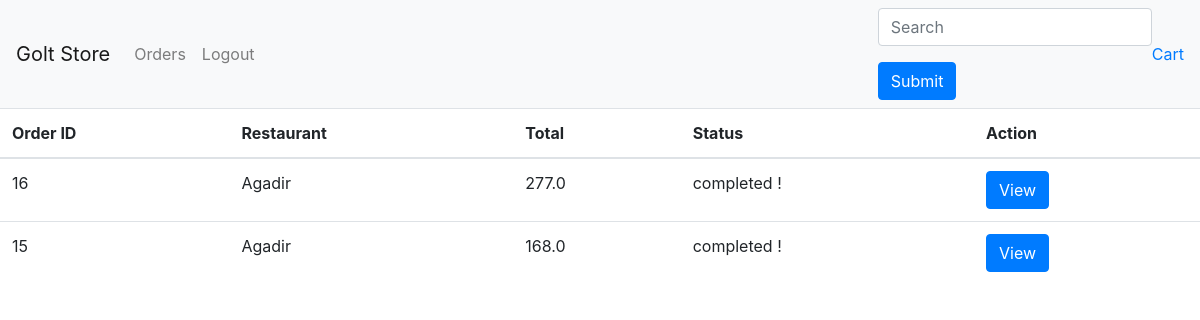
/customer/main/orders (signed in), run on the app's committed database.
### customer/models.py (models this page shows)
class Order(models.Model):
    user = models.ForeignKey(CustomUser, on_delete=models.CASCADE)
    restaurant = models.ForeignKey(Restaurant, on_delete=models.CASCADE, null=True)
    total = models.FloatField()
    paid_status = models.BooleanField(default=False)
    location = models.ForeignKey(Location, on_delete=models.CASCADE)
    phone = models.FloatField()
    ready = models.BooleanField(default=False)
    delivered = models.BooleanField(default=False)
    class Meta:
        verbose_name_plural = 'Orders'

### restaurant/models.py (models this page shows)
class Restaurant(models.Model):
    user = models.ForeignKey(CustomUser, on_delete=models.CASCADE)
    name = models.CharField(max_length=55)
    location = models.ForeignKey(Location, on_delete=models.CASCADE)
    img = models.ImageField(upload_to='media/restaurant_images')
    category = models.CharField(max_length=40)
    detail = models.TextField(blank=True)
    website = models.CharField(max_length=255)
    class Meta:
        verbose_name_plural = 'Restaurants'

### customer/views.py (the view)
# urls.py: path('main/orders',views.orders_page,name='orders_page'),
def orders_page(request):
    orders = Order.objects.filter(user=request.user).order_by('-id')
    return render(request, 'customer/orders.html', {'orders': orders})

### Golt/templates/customer/orders.html (shortened to what this page needs)
{% extends 'customer/base.html' %}
{% load static %}
{% block content %}
<!DOCTYPE html>
<html lang="en">
<head>
</head>
<body>
    <table class="table">
        <thead>
          <tr>
            <th>Order ID</th>
            <th>Restaurant</th>
            <th>Total</th>
            <th>Status</th>
            <th>Action</th>
          </tr>
        </thead>
        <tbody>
        {% for order in orders %}
          <tr>
            <td>{{ order.id }}</td>
            <td>{{ order.restaurant.name }}</td>
            <td>{{ order.total }}</td>
            {% if order.delivered == False %}
                <td>Not completed</td>
            {% else %}
                <td>completed !</td>
            {% endif %}
            <td>
              <a href="/customer/main/orders/{{order.id}}" class="btn btn-primary">View</a>
            </td>
          </tr>
        {% endfor %}
        </tbody>
      </table>
</body>
</html>
{% endblock %}

### data on the page
Order: id "16", restaurant.name "Agadir", total "277.0", delivered "completed !"
Order: id "15", restaurant.name "Agadir", total "168.0", delivered "completed !"
